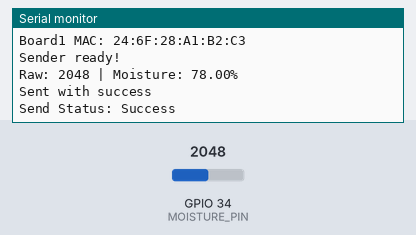
The sketch below on a simulated ESP32. Parts: the last lines printed to the serial monitor. Inputs (shaded band) come from the test bench; at power-on: GPIO 34 (MOISTURE_PIN) = 2048.

Above: at 2.2 s.
2.3 s: GPIO 34 (MOISTURE_PIN) set to 2866
At 3.9 s:
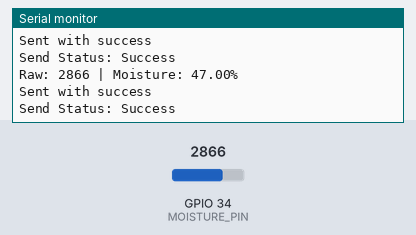
5.0 s: GPIO 34 (MOISTURE_PIN) set to 3603
At 5.5 s:
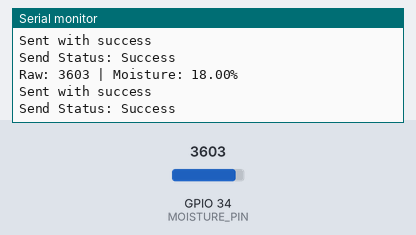
Timing chart, 0 to 8.0 s (numbered marks = the images above; inputs shaded):
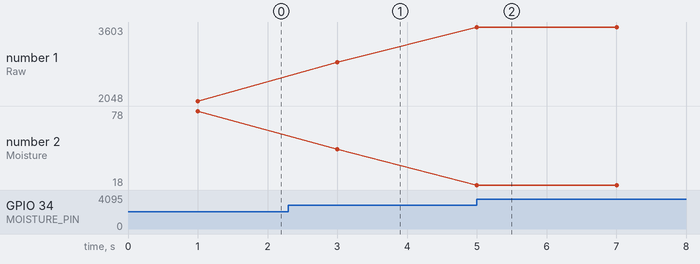

The sketch:

Sender.ino
```cpp
//บอร์ด 1 - Sender เท่านั้น:
// Soil Moisture Sensor (ความชื้นดิน)
//uint8_t broadcastAddress[] = {0xD8, 0xBC, 0x38, 0xF9, 0x09, 0xBC}; address2
#include <esp_now.h>
#include <WiFi.h>

uint8_t broadcastAddress[] = {0xD8, 0xBC, 0x38, 0xF9, 0x09, 0xBC};

#define MOISTURE_PIN 34  // ขา Analog ที่ต่อกับ sensor

typedef struct struct_message {
  int moistureRaw;      // ค่า raw จาก sensor
  float moisturePercent; // ค่าเปอร์เซ็นต์ความชื้น
} struct_message;

struct_message myData;

void OnDataSent(const wifi_tx_info_t *info, esp_now_send_status_t status) {
  Serial.print("Send Status: ");
  Serial.println(status == ESP_NOW_SEND_SUCCESS ? "Success" : "Failed");
}

void setup() {
  Serial.begin(115200);
  delay(1000);
  WiFi.mode(WIFI_STA);
  Serial.print("Board1 MAC: ");
  Serial.println(WiFi.macAddress());

  if (esp_now_init() != ESP_OK) {
    Serial.println("Error initializing ESP-NOW");
    return;
  }

  esp_now_register_send_cb(OnDataSent);

  esp_now_peer_info_t peerInfo = {};
  memcpy(peerInfo.peer_addr, broadcastAddress, 6);
  peerInfo.channel = 0;
  peerInfo.encrypt = false;
  peerInfo.ifidx = WIFI_IF_STA;

  if (esp_now_add_peer(&peerInfo) != ESP_OK) {
    Serial.println("Failed to add peer");
    return;
  }

  Serial.println("Sender ready!");
}

void loop() {
  int raw = analogRead(MOISTURE_PIN);

  // ปรับค่า min/max ตาม sensor จริงของคุณ
  // แห้งสุด = 4095, เปียกสุด = 1500 (ลองวัดแล้วปรับ)
  float percent = map(raw, 4095, 1500, 0, 100);
  percent = constrain(percent, 0, 100);

  myData.moistureRaw = raw;
  myData.moisturePercent = percent;

  Serial.print("Raw: ");
  Serial.print(raw);
  Serial.print(" | Moisture: ");
  Serial.print(percent);
  Serial.println("%");

  esp_err_t result = esp_now_send(broadcastAddress, (uint8_t *) &myData, sizeof(myData));
  if (result == ESP_OK) {
    Serial.println("Sent with success");
  } else {
    Serial.println("Error sending the data");
  }

  delay(2000);
}
```

Measured:
- after the input at 2.3 s, the serial monitor: prints a new line after 0.70 s (image 1)
- after the input at 5.0 s, the serial monitor: prints a new line at once (image 2)
- plotted number 1: 2048 → 2866 after the input at 2.3 s, 2866 → 3603 after the input at 5.0 s
- plotted number 2: 78 → 47 after the input at 2.3 s, 47 → 18 after the input at 5.0 s
